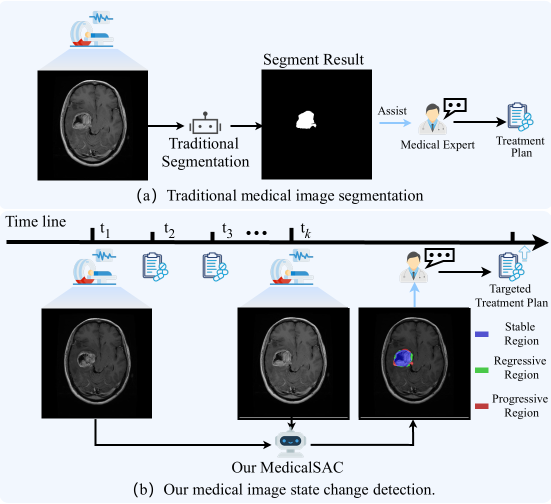
#> input picture intro.png, 1101 x 1008 px, given as the content of the folder /data1/Datasets/Seg/LesionChange/Dataset2/test1/, which was not available (shown at 1/2 size)
$ python vis2.py
#> lines starting #> are read from the running program, lines starting #| are printed output that depends on the picture; after the words box and inside, x2 and y2 are one past the last pixel; in counts of white or black regions, pixels touching at a corner belong together; pictures that were not available may be replaced by others from this repository, and a replacement may not be noted
import cv2
import os
import numpy as np
from tqdm import tqdm

base_path = "/data1/Code/zhaoxiaowei/SAM2-UNet-main/results_2/0_baseline_1"
pred_image_root = os.path.join(base_path, "test——best/")  # 3个类别的预测图根目录
test2_img_root = "/data1/Datasets/Seg/LesionChange/Dataset2/test1/"  # 叠加用的原图目录

# 3个类别配置：key=类别名称，value=(类别标签索引, 单个类别可视化文件夹名)
class_config = {
    "growth": (1, "growth_vis"),    # 类别1：标签索引0，文件夹名growth_vis
    "reduction": (0, "reduction_vis"),  # 类别2：标签索引1，文件夹名reduction_vis
    "unchange": (2, "unchange_vis")   # 类别3：标签索引2，文件夹名unchange_vis
}

# 新增：合并结果配置（3个类别合并到一张图）
merge_config = {
    "merge_name": "three_class_merge",  # 合并结果文件夹名
    "merge_title": "all"  # 合并图说明（用于文件名）
}

# 目标文件夹：3个单个类别文件夹 + 1个合并结果文件夹
target_base_dir = os.path.join(base_path, "best/all")
target_dirs = {
    # 3个单个类别文件夹
    **{cls_name: os.path.join(target_base_dir, folder_name)
       for cls_name, (_, folder_name) in class_config.items()},
    # 1个合并结果文件夹
    "merge": os.path.join(target_base_dir, merge_config["merge_name"])
}

# 颜色配置：3个类别专属浅色调 + 合并时保持一致
class_colors = {
    "growth":  (0, 0, 255),    # 浅红色（growth）
    "reduction": (0, 255, 0),  # 浅绿色（reduction）
    "unchange": (255, 0, 0)    # 浅蓝色（unchange）
}


# ========================= 2. 创建目标文件夹（4个：3单+1合并）=========================
for target_dir in target_dirs.values():
    os.makedirs(target_dir, exist_ok=True)  # 自动创建多级目录
print(f"已创建4个目标文件夹：")
for name, path in target_dirs.items():
    print(f"- {name}: {path}")


# ========================= 3. 核心可视化逻辑（单类别+合并结果）=========================
# 遍历所有测试图像（以test2目录的图像名为基准）
for imgname in tqdm(os.listdir(test2_img_root), desc="处理图像（含合并结果）"):
    # 跳过非图像文件（避免隐藏文件/错误格式）
    if not imgname.endswith((".png", ".jpg", ".jpeg")):
        continue

    # 读取待叠加的原图（统一转为RGB格式）
    origin_img_path = os.path.join(test2_img_root, imgname)
    origin_img = cv2.imread(origin_img_path, 0)  # 灰度读取
#> origin_img: shape (1008, 1101); min 0, max 255, mean 187
    origin_img = cv2.resize(origin_img, (448, 448))  # 统一尺寸448x448
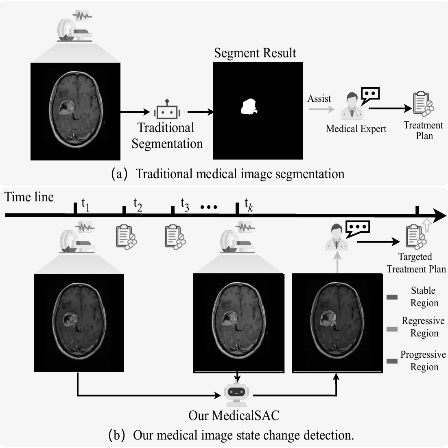
#> origin_img: shape (448, 448); min 0, max 255, mean 187.2
    origin_img_rgb = cv2.cvtColor(origin_img, cv2.COLOR_GRAY2BGR)  # 灰度→RGB


    # ---------------------- 3.1 生成3个类别的单独可视化结果 ----------------------
    # 存储每个类别的二值掩码（用于后续合并）
    cls_bin_masks = {}
    for cls_name, (cls_idx, folder_name) in class_config.items():
        # 读取预测图并二值化
        imgname = os.path.splitext(imgname)[0] + '.png'
        pred_img_path = os.path.join(pred_image_root, str(cls_idx), imgname)
        if not os.path.exists(pred_img_path):
            print(f"警告：{cls_name}类预测图 {pred_img_path} 不存在，跳过该图像")
            cls_bin_masks[cls_name] = None  # 标记为缺失
            continue

        pred_img = cv2.imread(pred_img_path, 0)
        pred_img = cv2.resize(pred_img, (448, 448))
        pred_bin = np.where(pred_img > 125, 1, 0).astype(np.uint8)  # 二值化
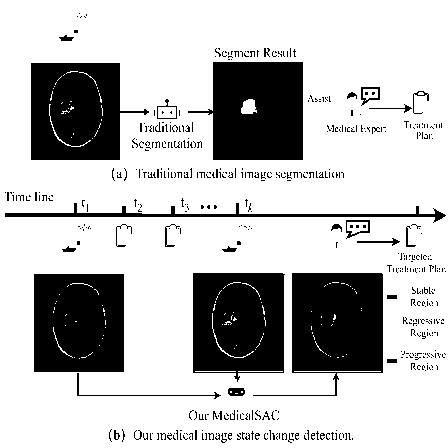
#> pred_bin: shape (448, 448); values 0 (black) and 1 (white), 75.1% white; 510 black regions (476 under 20 px), largest, box (x1, y1, x2, y2) and area: (253, 273, 383, 396) 9068, (193, 273, 285, 382) 8810, (34, 274, 124, 372) 8698
        cls_bin_masks[cls_name] = pred_bin  # 保存二值掩码

        # 生成单个类别的彩色掩码
        cls_color = class_colors[cls_name]
        color_mask = np.zeros((448, 448, 3), dtype=np.uint8)
        color_mask[pred_bin == 1] = cls_color

        # 保存单个类别的2种结果：纯掩码 + 掩码+原图叠加
        target_dir = target_dirs[cls_name]
        # 纯彩色掩码
        cv2.imwrite(os.path.join(target_dir, f"{imgname.split('.')[0]}_pure.png"), color_mask)
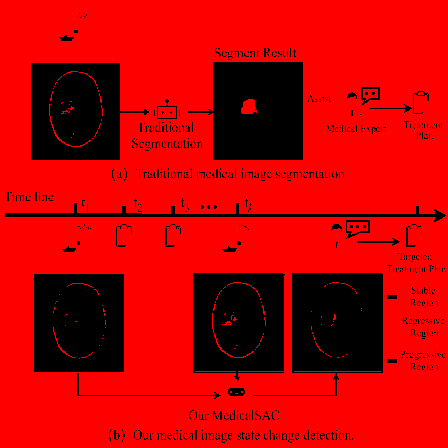
#> saved as intro_pure.png: shape (448, 448, 3); mean B, G, R 0, 0, 191.6
        # 掩码+原图叠加（半透明融合）
        overlay_img = cv2.addWeighted(color_mask, 0.5, origin_img_rgb, 0.7, 0)
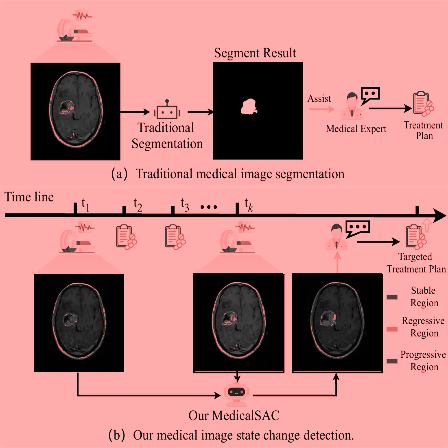
#> overlay_img: shape (448, 448, 3); mean B, G, R 130.9, 130.9, 194.9
        cv2.imwrite(os.path.join(target_dir, f"{imgname.split('.')[0]}_overlay.png"), overlay_img)


    # ---------------------- 3.2 新增：生成3个类别的合并可视化结果 ----------------------
    # 检查是否所有类别掩码都存在（避免合并缺失数据）
    if all(mask is not None for mask in cls_bin_masks.values()):
        # 1. 生成纯合并掩码图（3个类别颜色叠加，无原图）
        merge_pure_mask = np.zeros((448, 448, 3), dtype=np.uint8)
#> merge_pure_mask: shape (448, 448, 3); every value is 0
        for cls_name, pred_bin in cls_bin_masks.items():
            cls_color = class_colors[cls_name]
            merge_pure_mask[pred_bin == 1] = cls_color  # 不同类别填充对应颜色
#> this loop made 3 passes
#> (cls_name, cls_color) on passes 1 to 3: ('growth', (0, 0, 255)), ('reduction', (0, 255, 0)), ('unchange', (255, 0, 0))
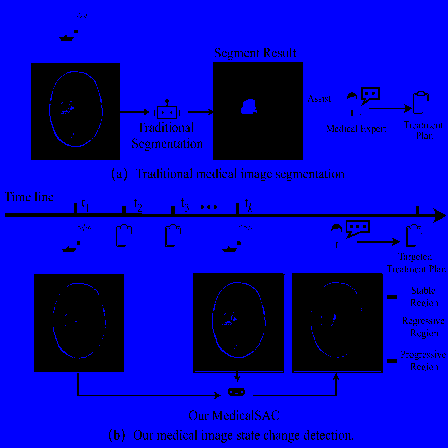
#> merge_pure_mask: shape (448, 448, 3); mean B, G, R 191.6, 0, 0

        # 2. 生成合并掩码+原图叠加图
        merge_overlay_img = cv2.addWeighted(merge_pure_mask, 0.5, origin_img_rgb, 0.9, 0)
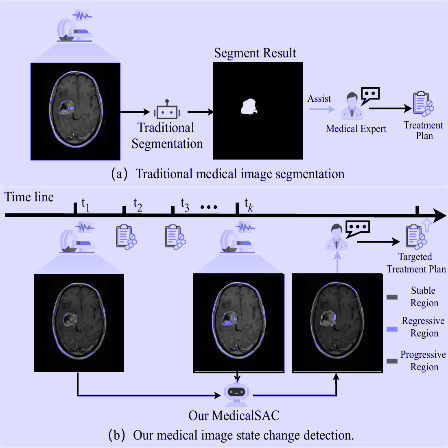
#> merge_overlay_img: shape (448, 448, 3); mean B, G, R 196.4, 168.3, 168.3

        # 3. 保存合并结果到专属文件夹
        merge_target_dir = target_dirs["merge"]
        # 纯合并掩码（标注类别颜色说明）
        merge_pure_save_name = f"{imgname.split('.')[0]}_merge_pure_{merge_config['merge_title']}.png"
        cv2.imwrite(os.path.join(merge_target_dir, merge_pure_save_name), merge_pure_mask)
        # 合并掩码+原图叠加（标注类别颜色说明）
        merge_overlay_save_name = f"{imgname.split('.')[0]}_merge_overlay_{merge_config['merge_title']}.png"
        cv2.imwrite(os.path.join(merge_target_dir, merge_overlay_save_name), merge_overlay_img)


# ========================= 4. 完成提示=========================
print(f"\n可视化全部完成！结果分布：")
for cls_name in class_config.keys():
    print(f"- {cls_name}类单独结果：{target_dirs[cls_name]}（含纯掩码+原图叠加）")
print(f"- 3类别合并结果：{target_dirs['merge']}（含纯合并掩码+合并掩码+原图叠加）")
